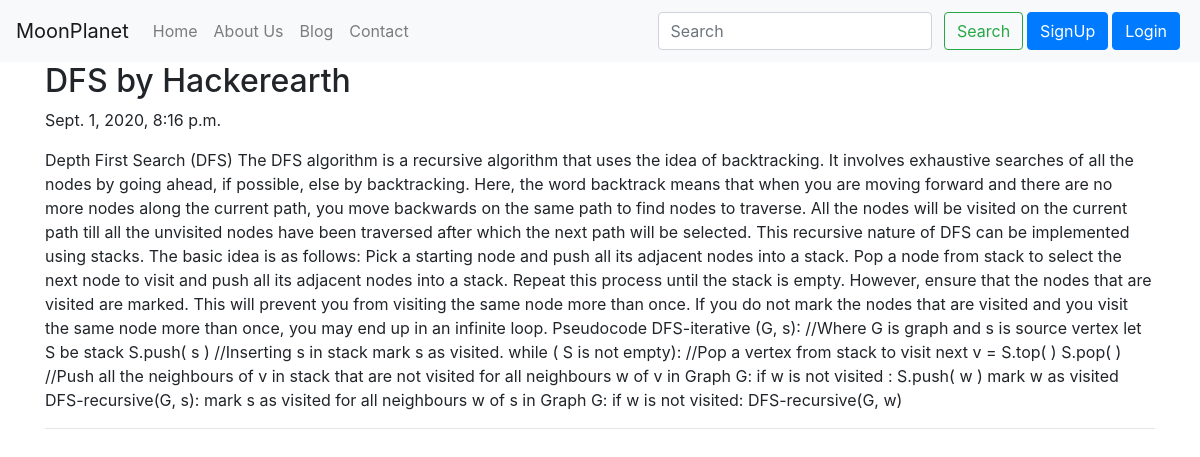
Page /blog/DFS-Hackerearth on the committed database.
### blog/models.py (models this page shows, shortened)
class Post(models.Model):
	sno=models.AutoField(primary_key=True)
	title=models.CharField(max_length=250,blank=False)
	content=models.TextField()
	author= models.CharField(max_length=50, blank=False)
	slug = models.CharField(max_length=250,blank=False)
	timeStamp=models.DateTimeField(auto_now=False, auto_now_add=True,blank=False)

### blog/views.py (the view)
# urls.py: path('<str:slug>',views.blogPost,name='blogPost'),
def blogPost(request, slug):
	post=Post.objects.filter(slug=slug).first()
	context={'mypost':post}
	return render(request,'blog/blogPost.html',context)

### templates/blog/blogPost.html (shortened to what this page needs)
{%extends 'base.html'%}
{%block body%}
<div class="container">
	<h2 class="blog-post-title">{{mypost.title}} by {{mypost.author}}</h2>
	<p class="blog-post-meta">{{mypost.timeStamp}}</p>
	<p>{{mypost.content}}</p>
	<hr>
</div>
{%endblock%}

### rows in the picture
Post: title "DFS", author "Hackerearth", timeStamp "Sept. 1, 2020, 8:16 p.m.", content "Depth First Search (DFS) The DFS algorithm is a recursive algorithm that uses the idea of backtracking. It involves exhaustive searches of all the nodes by going ahead, if possible, else by backtracking. Here, the word backtrack means that when you are moving forward and there are no more nodes along the current path, you move backwards on the same path to find nodes to traverse. All the nodes will be visited on the current path till all the unvisited nodes have been traversed after which the next path will be selected. This recursive nature of DFS can be implemented using stacks. The basic idea is as follows: Pick a starting node and push all its adjacent nodes into a stack. Pop a node…"
